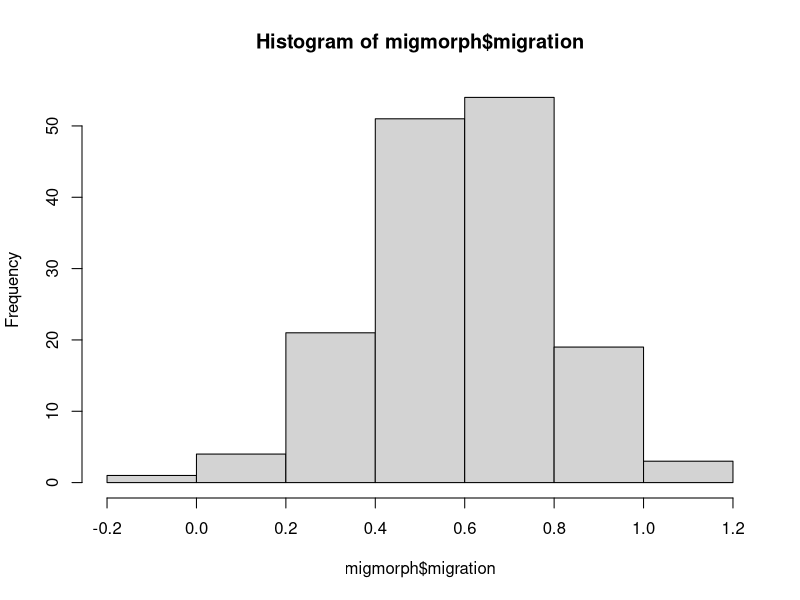
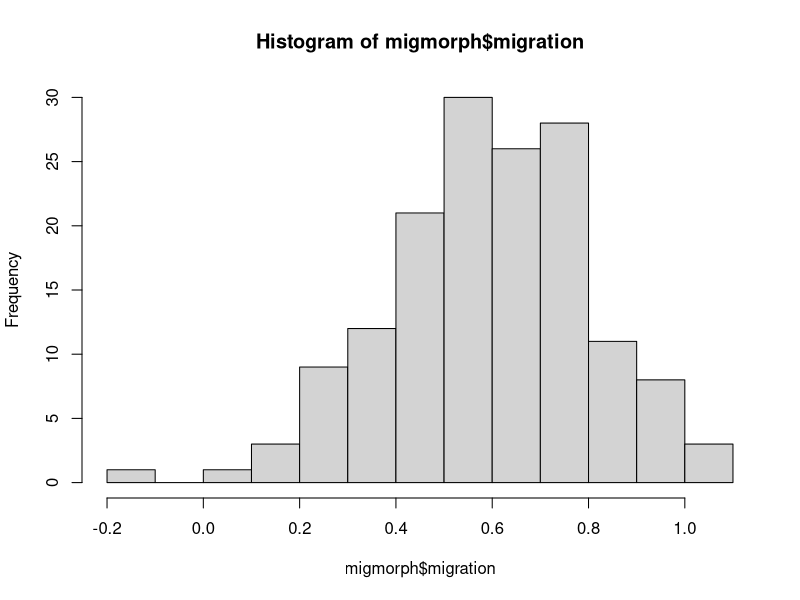
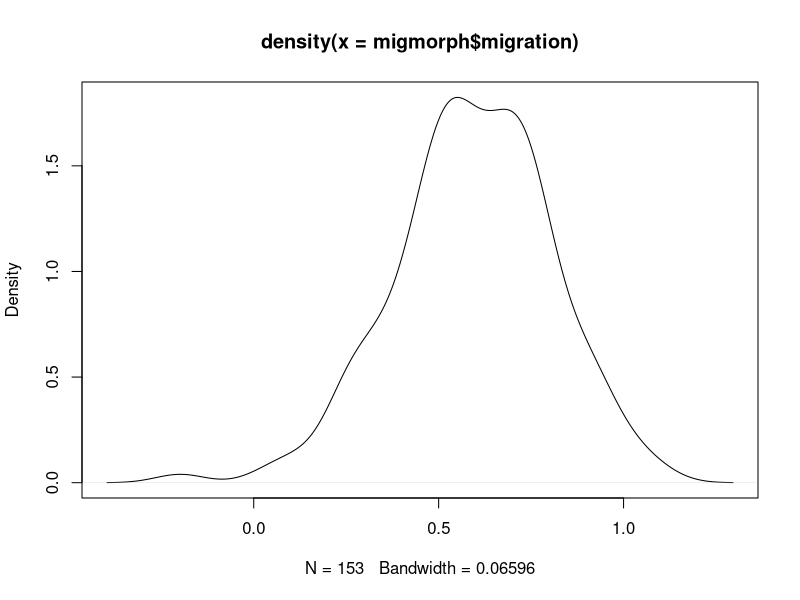
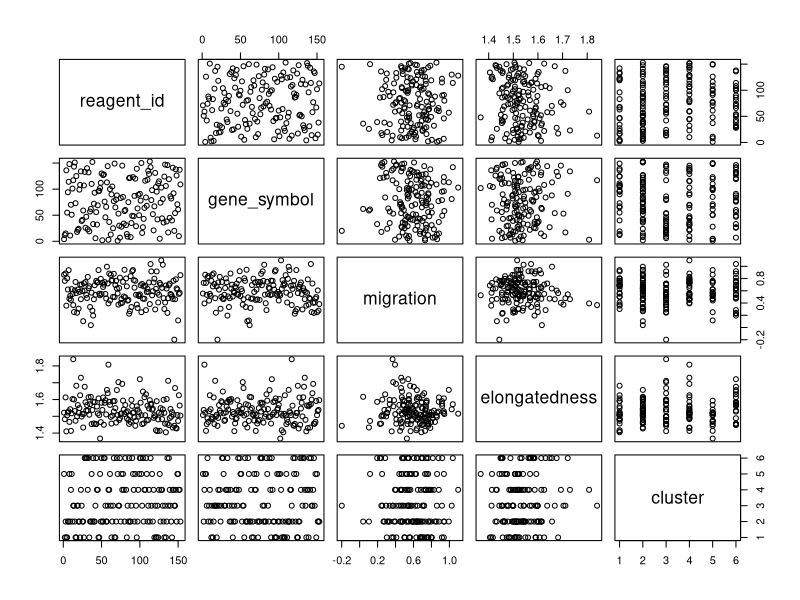
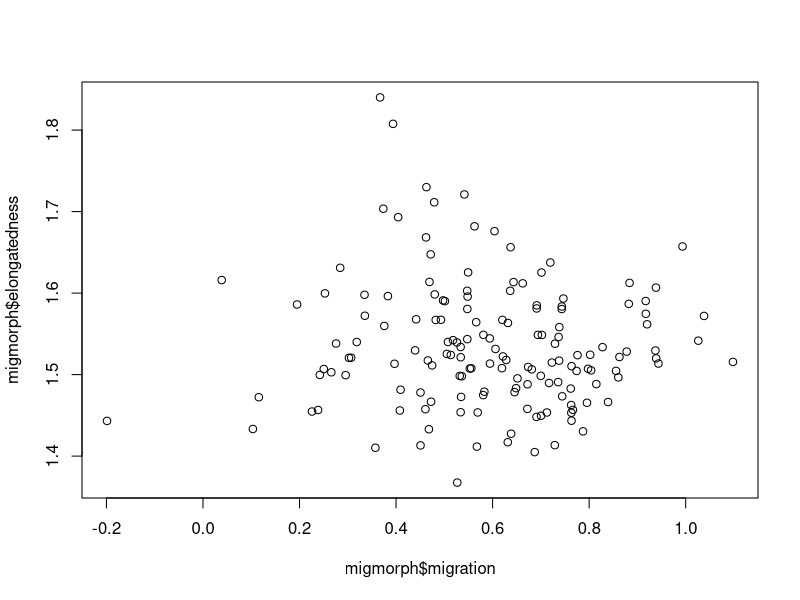
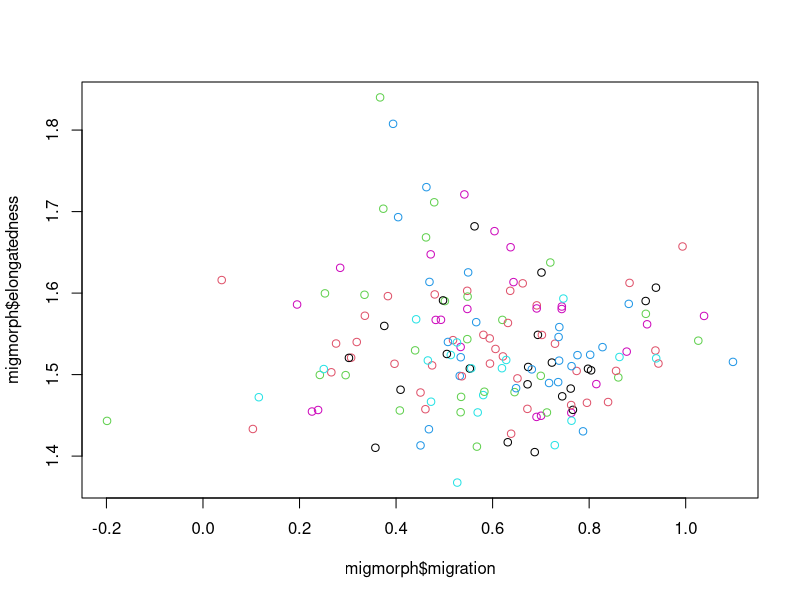
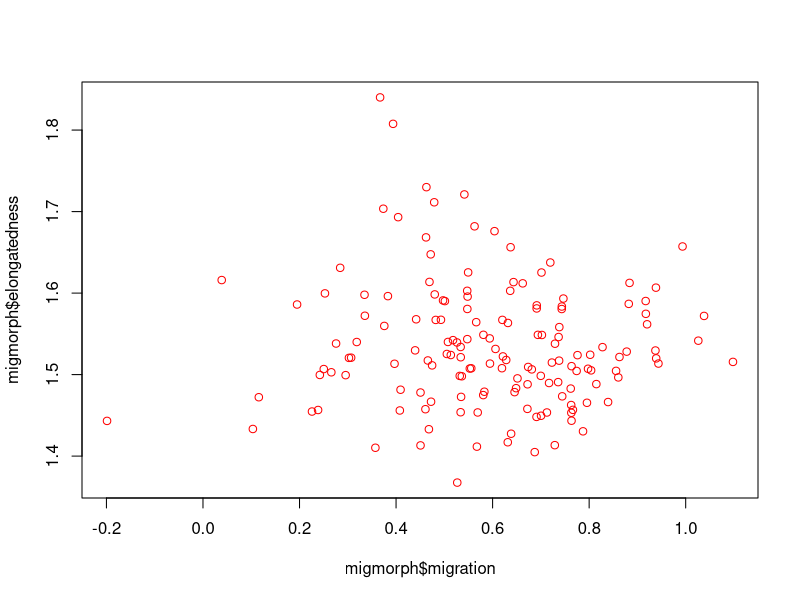
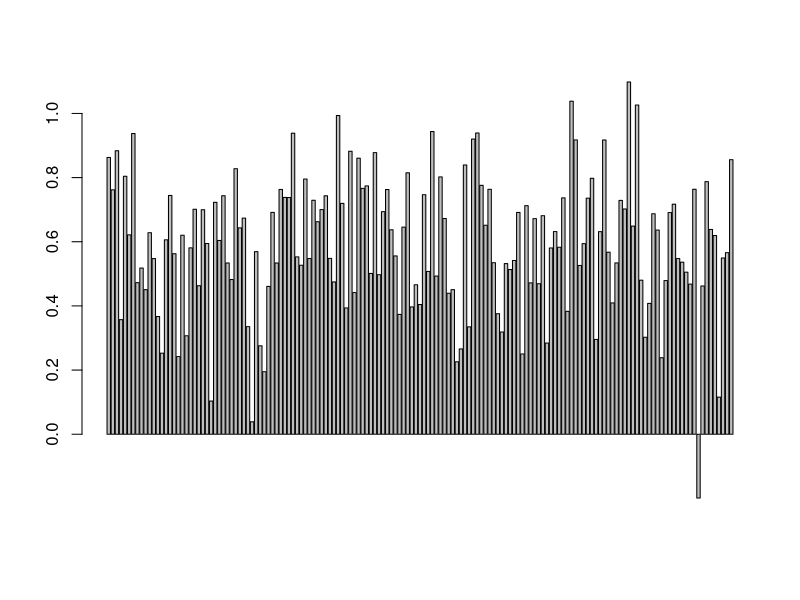

Reproduce these figures in R, in order.
###R for biologists
##Bea & Cristian, 19/05/2025

#### LOAD and PREPARE data ####
# We will load and subset migration and morphology data as in session 1

# Load migration data
# We are only interested in columns 8, 10, 13
migration_data <- read.csv("session_1/data/AID_1159618_datatable_all.csv")
migration_data <- migration_data[c(-1, -2), c(8, 10, 13)]
colnames(migration_data) <- c("reagent_id", "gene_symbol", "migration")
dim(migration_data)
head(migration_data)

# Load morphology data
# We are only interested in columns 8, 10, 19, 59
# NOTE: we are reading column 59 in addition this time
morphology_data <- read.csv("session_1/data/AID_1159617_datatable_all.csv")
morphology_data <- morphology_data[c(-1, -2), c(8, 10, 19, 59)]
colnames(morphology_data) <- c("reagent_id", "gene_symbol", "elongatedness", "cluster")
dim(morphology_data)
head(morphology_data)
str(morphology_data)
#### MERGE migration and morphology data ####
migmorph <- merge(migration_data, morphology_data, 
                          by = c("reagent_id", "gene_symbol"), all = TRUE)
colnames(migmorph)
head(migmorph)
str(migmorph)

migmorph$migration <- as.numeric(migmorph$migration)
migmorph$elongatedness <- as.numeric(migmorph$elongatedness)
str(migmorph)
#### Statistics ####
summary(migmorph)
mean(migmorph$migration)
median(migmorph$migration)

# T test
t.test(1:5, 10:15)

# Filter the data based on the cluster column and perform a t test 
# between clusters 1 and 6
migmorph_cl1 <- migmorph[migmorph$cluster == "1", ]
migmorph_cl6 <- migmorph[migmorph$cluster == "6", ]
t.test(migmorph_cl1$elongatedness, migmorph_cl6$elongatedness)
t.test(migmorph[migmorph$cluster == "1", "elongatedness"], migmorph[migmorph$cluster == "6", "elongatedness"])
# Q: Perform a T test without Welch correction
# hint: look up the help for t.test()


# Wilcoxon test
wilcox.test(migmorph_cl1$elongatedness, migmorph_cl6$elongatedness)

# Calculate Pearson's correlation coefficient
cor.test(migmorph$migration, migmorph$elongatedness)

# Q: Calculate Spearman correlation coefficient
# # hint: Look up the help pages for cor.test() function


#### Basic visualisation ####

# Histogram and density plots
hist(migmorph$migration) 
hist(migmorph$migration, breaks = 10)

density(migmorph$migration)
plot(density(migmorph$migration))
plot(migmorph)
# X-Y plot
plot(migmorph$migration, migmorph$elongatedness)

# add colours
plot(migmorph$migration, migmorph$elongatedness, col=migmorph$cluster)
plot(migmorph$migration, migmorph$elongatedness, col="red")
# Q: Add a main title (hint: look up help!)

# Q: Change x and y labels (hint: look up help!)



# barplot
barplot(migmorph$migration)
tail(migmorph, 10)
# boxplot
boxplot(migmorph$migration, migmorph$elongatedness)
boxplot(elongatedness ~ cluster, data = migmorph)

pdf("session_2/elongatedness_boxplot.pdf") #svg bitmap png jpeg
boxplot(elongatedness ~ cluster, data = migmorph)
barplot(migmorph$migration)
dev.off()

barplot(migmorph$migration)

